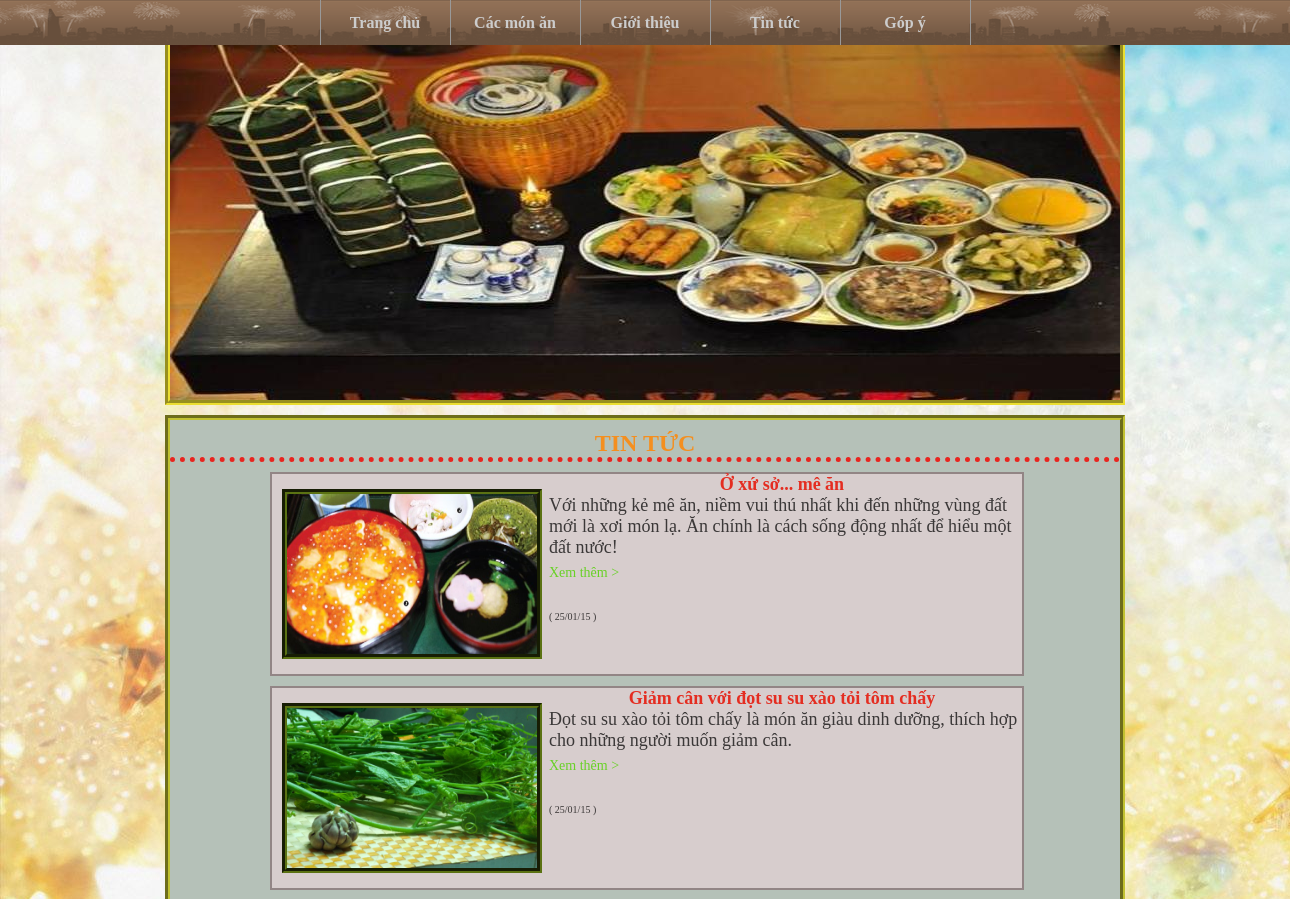
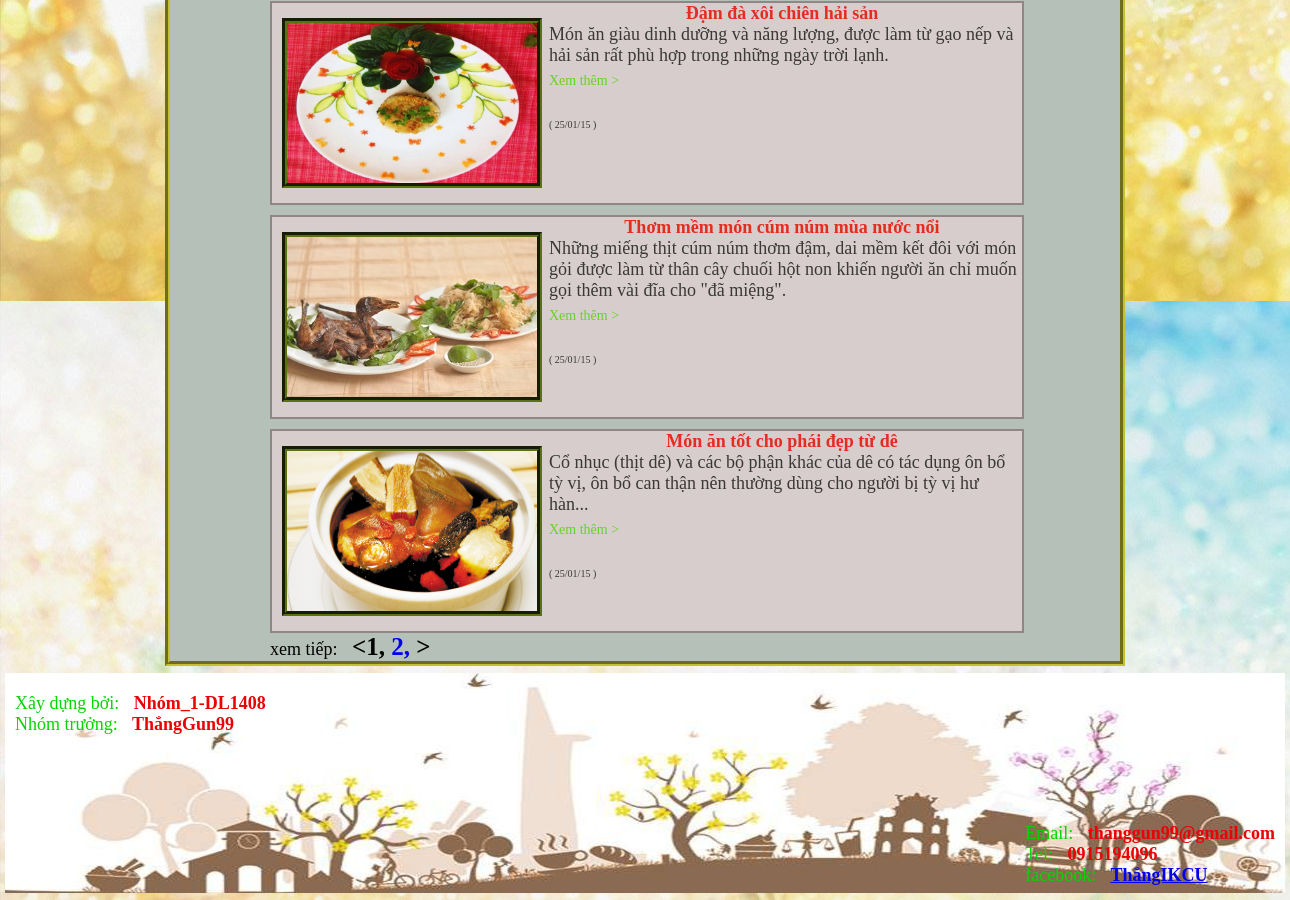
The page /?index=tintuc on the database its author committed (2 pictures, top to bottom).
### tables this page shows
CREATE TABLE IF NOT EXISTS `tin_tuc` (
`id` int(11) NOT NULL,
  `tieu_de` mediumtext NOT NULL,
  `thong_tin` mediumtext NOT NULL,
  `img` mediumtext NOT NULL,
  `khai_quat` mediumtext NOT NULL,
  `ngay_dang` varchar(55) NOT NULL
);

### index/tintuc.php (the view, shortened to what this page needs)
<div id="truyenthong">
	TIN TỨC
</div>
<div id="cacmon">
    <ul>
    <?php
				$banghi= mysql_query("select count(*) from tin_tuc");
				$dong= mysql_fetch_array($banghi);
				$tongsodong= $dong[0];
				$kichthuoc=5;
				$tongsotrang=1;
				if($tongsodong%$kichthuoc == 0)
					$tongsotrang= $tongsodong/$kichthuoc;
				else
					$tongsotrang= (int)($tongsodong/$kichthuoc) + 1 ;
				$dongbatdau =1;
				$tranghientai=1;
				if((!isset($_GET['page'])) || ($_GET['page'] == 1)){
					$dongbatdau=0;
					$tranghientai=1;
				}
				else{
					$dongbatdau= ($_GET['page'] - 1) * $kichthuoc;
					$tranghientai=$_GET['page'];
				}
				$result=mysql_query("select * from tin_tuc where id limit {$dongbatdau}, {$kichthuoc} ");
        while($row = mysql_fetch_array($result)){
    ?>
        <li>
        	<img style="width:250px;height:160px; margin:15px 0 0 10px;float:left" src="images/<?php echo $row['img']; ?>" />
            <div class="title">
				<div class="ttt"><?php echo $row['tieu_de']; ?></div>
            	<p><?php echo $row['khai_quat']; ?></p>
                <div class="ct"><a href="?index=chitiettin&id=<?php echo $row['id']; ?>">Xem thêm ></a></div>
                <p style="font-size:10px;margin-top:30px;">( <?php echo $row['ngay_dang']; ?> )</p>
            </div>
        </li>
    <?php
        }
    ?>
    </ul>
</div>
<p style="color:#000000;margin:20px 0 0 100px;" >xem tiếp:
    <span style="color:#000000;font-size:25px;">
        <?php
        echo "<";
            for($i=1;$i<= $tongsotrang;$i++){
                if($tranghientai == $i){
                    echo $i.", ";
                }
                else{
        ?>
            <a style="text-decoration:none;" href="?index=tintuc&page=<?php echo $i; ?>"><?php echo $i .", "; ?></a>
        <?php
                }
            }
            echo ">";
        ?>
    </span>
</p>

### css/css.css (style rules this page uses)
* { margin:0; padding:0; }
body { font-family:Georgia, "Times New Roman", Times, serif; background-image:url(../images/background-images-6172-6519-hd-wallpapers.jpg); min-height:1000px; }
img { float:left; border:5px groove #5B7213; margin:0 10px 0 7px; }
span { margin-left:10px; width: }
span { color:#EB0004; font-weight:bold; }
p { color:#05D503; font-size:18px; }
#cacmon li { float:left; display:inline; width:750px; height:200px; background:#D7CDCD; border:2px solid #928585; margin:10px 100px auto; }
#truyenthong { font-size:24px; color:#F48F1F; font-weight:bold; text-align:center; margin-top:10px; border-bottom:5px dotted #E8251F; }
.title p { width:470px; float:right; margin:0 3px 0 7px; color:#3B3838; }
.ttt { text-align:center; font-size:18px; font-weight:bold; color:#E42D21; }
.ct { margin:7px 0 0 7px; font-size:14px; float:left; }
.ct a { text-decoration:none; color:#68D126; }

### rows shown on the page
tin_tuc: img (picture), tieu_de "Ở xứ sở... mê ăn", khai_quat "Với những kẻ mê ăn, niềm vui thú nhất khi đến những vùng đất mới là xơi món lạ. Ăn chính là cách sống động nhất để hiểu một đất nước!", ngay_dang "25/01/15"
tin_tuc: img (picture), tieu_de "Giảm cân với đọt su su xào tỏi tôm chấy", khai_quat "Đọt su su xào tỏi tôm chấy là món ăn giàu dinh dưỡng, thích hợp cho những người muốn giảm cân.", ngay_dang "25/01/15"
tin_tuc: img (picture), tieu_de "Đậm đà xôi chiên hải sản", khai_quat "Món ăn giàu dinh dưỡng và năng lượng, được làm từ gạo nếp và hải sản rất phù hợp trong những ngày trời lạnh.", ngay_dang "25/01/15"
tin_tuc: img (picture), tieu_de "Thơm mềm món cúm núm mùa nước nổi", khai_quat "Những miếng thịt cúm núm thơm đậm, dai mềm kết đôi với món gỏi được làm từ thân cây chuối hột non khiến người ăn chỉ muốn gọi thêm vài đĩa cho \"đã miệng\".", ngay_dang "25/01/15"
tin_tuc: img (picture), tieu_de "Món ăn tốt cho phái đẹp từ dê", khai_quat "Cổ nhục (thịt dê) và các bộ phận khác của dê có tác dụng ôn bổ tỳ vị, ôn bổ can thận nên thường dùng cho người bị tỳ vị hư hàn...", ngay_dang "25/01/15"
